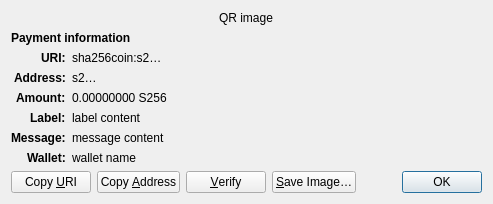
<?xml version="1.0" encoding="UTF-8"?>
<ui version="4.0">
 <class>ReceiveRequestDialog</class>
 <widget class="QDialog" name="ReceiveRequestDialog">
  <property name="geometry">
   <rect>
    <x>0</x>
    <y>0</y>
    <width>413</width>
    <height>229</height>
   </rect>
  </property>
  <property name="windowTitle">
   <string>Request payment to …</string>
  </property>
  <layout class="QGridLayout" name="gridLayout" columnstretch="0,1">
   <property name="sizeConstraint">
    <enum>QLayout::SetFixedSize</enum>
   </property>
   <item row="0" column="0" colspan="2" alignment="Qt::AlignHCenter">
    <widget class="QRImageWidget" name="qr_code">
     <property name="text">
      <string notr="true">QR image</string>
     </property>
     <property name="textInteractionFlags">
      <set>Qt::NoTextInteraction</set>
     </property>
    </widget>
   </item>
   <item row="1" column="0" colspan="2">
    <widget class="QLabel" name="payment_header">
     <property name="font">
      <font>
       <weight>75</weight>
       <bold>true</bold>
      </font>
     </property>
     <property name="text">
      <string>Payment information</string>
     </property>
     <property name="textInteractionFlags">
      <set>Qt::NoTextInteraction</set>
     </property>
    </widget>
   </item>
   <item row="2" column="0" alignment="Qt::AlignRight|Qt::AlignTop">
    <widget class="QLabel" name="uri_tag">
     <property name="font">
      <font>
       <weight>75</weight>
       <bold>true</bold>
      </font>
     </property>
     <property name="text">
      <string notr="true">URI:</string>
     </property>
     <property name="textFormat">
      <enum>Qt::PlainText</enum>
     </property>
     <property name="textInteractionFlags">
      <set>Qt::NoTextInteraction</set>
     </property>
    </widget>
   </item>
   <item row="2" column="1" alignment="Qt::AlignTop">
    <widget class="QLabel" name="uri_content">
     <property name="text">
      <string notr="true">sha256coin:s2…</string>
     </property>
     <property name="textFormat">
      <enum>Qt::RichText</enum>
     </property>
     <property name="wordWrap">
      <bool>true</bool>
     </property>
     <property name="textInteractionFlags">
      <set>Qt::TextSelectableByMouse</set>
     </property>
    </widget>
   </item>
   <item row="3" column="0" alignment="Qt::AlignRight|Qt::AlignTop">
    <widget class="QLabel" name="address_tag">
     <property name="font">
      <font>
       <weight>75</weight>
       <bold>true</bold>
      </font>
     </property>
     <property name="text">
      <string>Address:</string>
     </property>
     <property name="textInteractionFlags">
      <set>Qt::NoTextInteraction</set>
     </property>
    </widget>
   </item>
   <item row="3" column="1" alignment="Qt::AlignTop">
    <widget class="QLabel" name="address_content">
     <property name="text">
      <string notr="true">s2…</string>
     </property>
     <property name="textFormat">
      <enum>Qt::PlainText</enum>
     </property>
     <property name="textInteractionFlags">
      <set>Qt::TextSelectableByMouse</set>
     </property>
    </widget>
   </item>
   <item row="4" column="0" alignment="Qt::AlignRight|Qt::AlignTop">
    <widget class="QLabel" name="amount_tag">
     <property name="font">
      <font>
       <weight>75</weight>
       <bold>true</bold>
      </font>
     </property>
     <property name="text">
      <string>Amount:</string>
     </property>
     <property name="textInteractionFlags">
      <set>Qt::NoTextInteraction</set>
     </property>
    </widget>
   </item>
   <item row="4" column="1" alignment="Qt::AlignTop">
    <widget class="QLabel" name="amount_content">
     <property name="text">
      <string notr="true">0.00000000 S256</string>
     </property>
     <property name="textFormat">
      <enum>Qt::PlainText</enum>
     </property>
     <property name="textInteractionFlags">
      <set>Qt::TextSelectableByMouse</set>
     </property>
    </widget>
   </item>
   <item row="5" column="0" alignment="Qt::AlignRight|Qt::AlignTop">
    <widget class="QLabel" name="label_tag">
     <property name="font">
      <font>
       <weight>75</weight>
       <bold>true</bold>
      </font>
     </property>
     <property name="text">
      <string>Label:</string>
     </property>
     <property name="textInteractionFlags">
      <set>Qt::NoTextInteraction</set>
     </property>
    </widget>
   </item>
   <item row="5" column="1" alignment="Qt::AlignTop">
    <widget class="QLabel" name="label_content">
     <property name="text">
      <string notr="true">label content</string>
     </property>
     <property name="textFormat">
      <enum>Qt::PlainText</enum>
     </property>
     <property name="wordWrap">
      <bool>true</bool>
     </property>
     <property name="textInteractionFlags">
      <set>Qt::TextSelectableByMouse</set>
     </property>
    </widget>
   </item>
   <item row="6" column="0" alignment="Qt::AlignRight|Qt::AlignTop">
    <widget class="QLabel" name="message_tag">
     <property name="font">
      <font>
       <weight>75</weight>
       <bold>true</bold>
      </font>
     </property>
     <property name="text">
      <string>Message:</string>
     </property>
     <property name="textInteractionFlags">
      <set>Qt::NoTextInteraction</set>
     </property>
    </widget>
   </item>
   <item row="6" column="1" alignment="Qt::AlignTop">
    <widget class="QLabel" name="message_content">
     <property name="text">
      <string notr="true">message content</string>
     </property>
     <property name="textFormat">
      <enum>Qt::PlainText</enum>
     </property>
     <property name="wordWrap">
      <bool>true</bool>
     </property>
     <property name="textInteractionFlags">
      <set>Qt::TextSelectableByMouse</set>
     </property>
    </widget>
   </item>
   <item row="7" column="0" alignment="Qt::AlignRight|Qt::AlignTop">
    <widget class="QLabel" name="wallet_tag">
     <property name="font">
      <font>
       <weight>75</weight>
       <bold>true</bold>
      </font>
     </property>
     <property name="text">
      <string>Wallet:</string>
     </property>
     <property name="textInteractionFlags">
      <set>Qt::NoTextInteraction</set>
     </property>
    </widget>
   </item>
   <item row="7" column="1" alignment="Qt::AlignTop">
    <widget class="QLabel" name="wallet_content">
     <property name="text">
      <string notr="true">wallet name</string>
     </property>
     <property name="textFormat">
      <enum>Qt::PlainText</enum>
     </property>
     <property name="wordWrap">
      <bool>true</bool>
     </property>
     <property name="textInteractionFlags">
      <set>Qt::TextSelectableByMouse</set>
     </property>
    </widget>
   </item>
   <item row="8" column="0" colspan="2">
    <layout class="QHBoxLayout" name="horizontalLayout">
     <item>
      <widget class="QPushButton" name="btnCopyURI">
       <property name="text">
        <string>Copy &amp;URI</string>
       </property>
       <property name="autoDefault">
        <bool>false</bool>
       </property>
      </widget>
     </item>
     <item>
      <widget class="QPushButton" name="btnCopyAddress">
       <property name="text">
        <string>Copy &amp;Address</string>
       </property>
       <property name="autoDefault">
        <bool>false</bool>
       </property>
      </widget>
     </item>
     <item>
      <widget class="QPushButton" name="btnVerify">
       <property name="text">
        <string>&amp;Verify</string>
       </property>
       <property name="toolTip">
        <string>Verify this address on e.g. a hardware wallet screen</string>
       </property>
       <property name="autoDefault">
        <bool>false</bool>
       </property>
      </widget>
     </item>
     <item>
      <widget class="QPushButton" name="btnSaveAs">
       <property name="text">
        <string>&amp;Save Image…</string>
       </property>
       <property name="autoDefault">
        <bool>false</bool>
       </property>
      </widget>
     </item>
     <item>
      <spacer name="horizontalSpacer_2">
       <property name="orientation">
        <enum>Qt::Horizontal</enum>
       </property>
       <property name="sizeHint" stdset="0">
        <size>
         <width>40</width>
         <height>20</height>
        </size>
       </property>
      </spacer>
     </item>
     <item>
      <widget class="QDialogButtonBox" name="buttonBox">
       <property name="focusPolicy">
        <enum>Qt::StrongFocus</enum>
       </property>
       <property name="standardButtons">
        <set>QDialogButtonBox::Ok</set>
       </property>
      </widget>
     </item>
    </layout>
   </item>
  </layout>
 </widget>
 <customwidgets>
  <customwidget>
   <class>QRImageWidget</class>
   <extends>QLabel</extends>
   <header>qt/qrimagewidget.h</header>
  </customwidget>
 </customwidgets>
 <tabstops>
  <tabstop>buttonBox</tabstop>
  <tabstop>btnCopyURI</tabstop>
  <tabstop>btnCopyAddress</tabstop>
  <tabstop>btnSaveAs</tabstop>
 </tabstops>
 <resources/>
 <connections>
  <connection>
   <sender>buttonBox</sender>
   <signal>accepted()</signal>
   <receiver>ReceiveRequestDialog</receiver>
   <slot>accept()</slot>
   <hints>
    <hint type="sourcelabel">
     <x>135</x>
     <y>230</y>
    </hint>
    <hint type="destinationlabel">
     <x>135</x>
     <y>126</y>
    </hint>
   </hints>
  </connection>
 </connections>
</ui>
